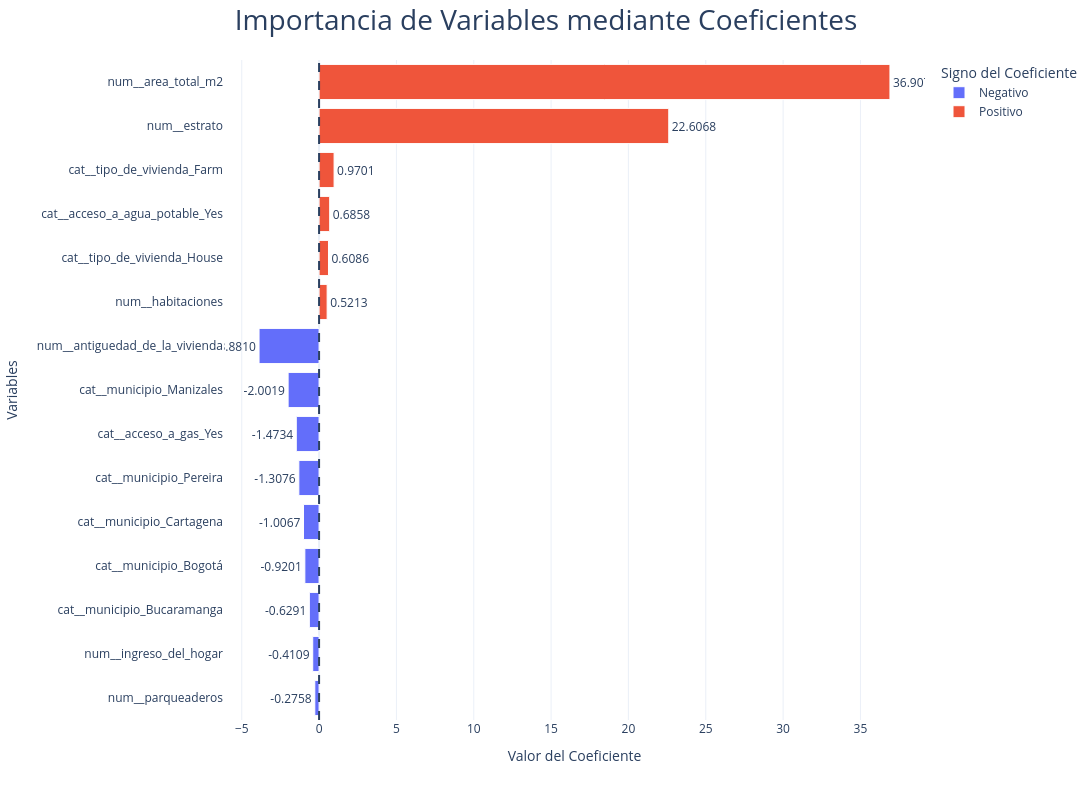

Write notebook code for a chart like this one.
### Code cell
# =========================================================== #
# 13. GRAFICAR IMPORTANCIA DE VARIABLES MEDIANTE COEFICIENTES #
# =========================================================== #

# NOMBRES VARIABLES
feature_names = model.named_steps[
    'preprocessing'
].get_feature_names_out()

# COEFICIENTES
coefficients = model.named_steps[
    'regressor'
].coef_

# DATAFRAME IMPORTANCIA
importance = pd.DataFrame({
    'Variable': feature_names,
    'Coeficiente': coefficients
})

importance['Importancia'] = (
    importance['Coeficiente']
    .abs()
)

# TOP VARIABLES
top_n = 15

importance_top = (
    importance
    .sort_values(
        by='Importancia',
        ascending=True
    )
    .tail(top_n)
)

# COLOR POSITIVO / NEGATIVO
importance_top['Signo'] = np.where(
    importance_top['Coeficiente'] >= 0,
    'Positivo',
    'Negativo'
)

# GRÁFICO INTERACTIVO
fig = px.bar(
    importance_top,
    x='Coeficiente',
    y='Variable',
    color='Signo',
    orientation='h',
    text='Coeficiente'
)

# LÍNEA CENTRAL
fig.add_vline(
    x=0,
    line_width=2,
    line_dash='dash'
)

# PERSONALIZACIÓN
fig.update_traces(
    texttemplate='%{text:.4f}',
    textposition='outside',
    marker_line_width=1,
    hovertemplate=
    '<b>Variable</b>: %{y}<br>' +
    '<b>Coeficiente</b>: %{x:.4f}<extra></extra>'
)

# LAYOUT
fig.update_layout(
    template='plotly_white',
    title={
        'text':'Importancia de Variables mediante Coeficientes',
        'x':0.5,
        'font':{'size':28}
    },
    xaxis_title='Valor del Coeficiente',
    yaxis_title='Variables',
    width=1300,
    height=800,
    legend_title='Signo del Coeficiente'
)

# EJES
fig.update_xaxes(
    showgrid=True
)

fig.update_yaxes(
    showgrid=False
)

# MOSTRAR
fig.show()

### Figure 1 — Plotly figure (JSON) as saved in the notebook; plotly's stock layout.template omitted (floating-point values rounded to 4 significant figures)
{"data": [{"hovertemplate": "<b>Variable</b>: %{y}<br><b>Coeficiente</b>: %{x:.4f}<extra></extra>", "legendgroup": "Negativo", "marker": {"color": "#636efa", "line": {"width": 1}, "pattern": {"shape": ""}}, "name": "Negativo", "orientation": "h", "showlegend": true, "text": [-0.2758, -0.4109, -0.6291, -0.9201, -1.007, -1.308, -1.473, -2.002, -3.881], "textposition": "outside", "texttemplate": "%{text:.4f}", "type": "bar", "x": [-0.2758, -0.4109, -0.6291, -0.9201, -1.007, -1.308, -1.473, -2.002, -3.881], "xaxis": "x", "y": ["num__parqueaderos", "num__ingreso_del_hogar", "cat__municipio_Bucaramanga", "cat__municipio_Bogotá", "cat__municipio_Cartagena", "cat__municipio_Pereira", "cat__acceso_a_gas_Yes", "cat__municipio_Manizales", "num__antiguedad_de_la_vivienda"], "yaxis": "y"}, {"hovertemplate": "<b>Variable</b>: %{y}<br><b>Coeficiente</b>: %{x:.4f}<extra></extra>", "legendgroup": "Positivo", "marker": {"color": "#EF553B", "line": {"width": 1}, "pattern": {"shape": ""}}, "name": "Positivo", "orientation": "h", "showlegend": true, "text": [0.5213, 0.6086, 0.6858, 0.9701, 22.61, 36.91], "textposition": "outside", "texttemplate": "%{text:.4f}", "type": "bar", "x": [0.5213, 0.6086, 0.6858, 0.9701, 22.61, 36.91], "xaxis": "x", "y": ["num__habitaciones", "cat__tipo_de_vivienda_House", "cat__acceso_a_agua_potable_Yes", "cat__tipo_de_vivienda_Farm", "num__estrato", "num__area_total_m2"], "yaxis": "y"}], "layout": {"barmode": "relative", "height": 800, "legend": {"title": {"text": "Signo del Coeficiente"}, "tracegroupgap": 0}, "margin": {"t": 60}, "shapes": [{"line": {"dash": "dash", "width": 2}, "type": "line", "x0": 0, "x1": 0, "xref": "x", "y0": 0, "y1": 1, "yref": "y domain"}], "title": {"font": {"size": 28}, "text": "Importancia de Variables mediante Coeficientes", "x": 0.5}, "width": 1300, "xaxis": {"anchor": "y", "domain": [0, 1], "showgrid": true, "title": {"text": "Valor del Coeficiente"}}, "yaxis": {"anchor": "x", "domain": [0, 1], "showgrid": false, "title": {"text": "Variables"}}}}
